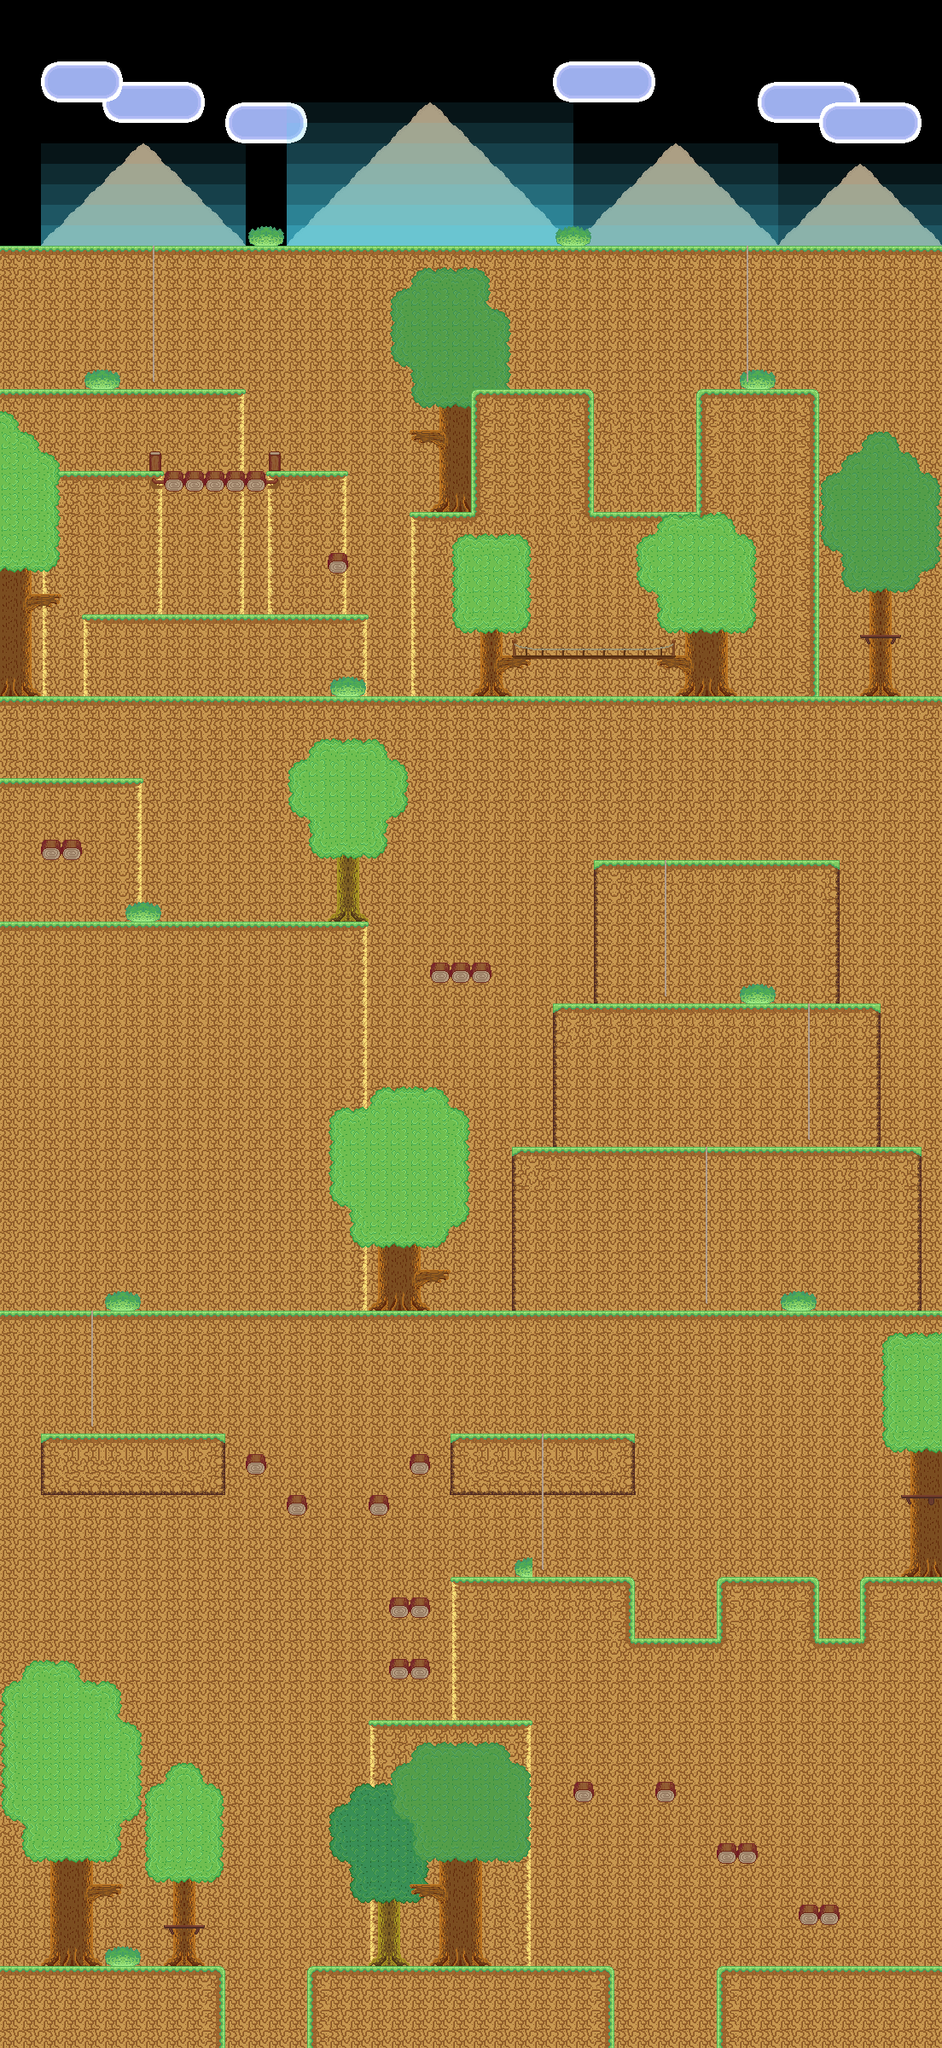

Rendered tile map (Tiled .tmx) drawn with the repository's tilesets; below, a short description and the map source with its tile grids summarised:
An orthogonal 46x100 tile map with 24x24 px tiles, 9 tile layers (clouds2, clouds, mountains, overlay, ...) and 65 objects (7x ladder, 5x liquid, door).

<map version="1.0" orientation="orthogonal" width="46" height="100" tilewidth="24" tileheight="24">
 <properties>
  <property name="blue" value="247" />
  <property name="green" value="216" />
  <property name="offset" value="86" />
  <property name="red" value="74" />
  <property name="respawn" value="multiplayer" />
 </properties>
 <tileset firstgid="1" name="village-forest" tilewidth="24" tileheight="24">
  <image source="../images/tilesets/village-forest.png" width="512" height="256" />
 </tileset>
 <layer name="clouds2" width="46" height="100">
  <data>[4600 cells, 20 non-empty, 2 distinct tile ids]</data>
 </layer>
 <layer name="clouds" width="46" height="100">
  <data>[4600 cells, 36 non-empty, 2 distinct tile ids]</data>
 </layer>
 <layer name="mountains" width="46" height="100">
  <properties>
   <property name="parallax" value="0.9" />
  </properties>
  <data>[4600 cells, 136 non-empty, 2 distinct tile ids]</data>
 </layer>
 <layer name="overlay" width="46" height="100">
  <properties>
   <property name="parallax" value="0.9" />
  </properties>
  <data>[4600 cells, 230 non-empty, 7 distinct tile ids]</data>
 </layer>
 <layer name="bg_floor2" width="46" height="100">
  <data>[4600 cells, 4 non-empty, 1 distinct tile ids]</data>
 </layer>
 <layer name="bg_floor" width="46" height="100">
  <data>[4600 cells, 4048 non-empty, 4 distinct tile ids]</data>
 </layer>
 <layer name="floor" width="46" height="100">
  <data>[4600 cells, 1084 non-empty, 16 distinct tile ids]</data>
 </layer>
 <layer name="foreground" width="46" height="100">
  <data>[4600 cells, 259 non-empty, 16 distinct tile ids]</data>
 </layer>
 <layer name="leaves" width="46" height="100">
  <data>[4600 cells, 390 non-empty, 15 distinct tile ids]</data>
 </layer>
 <objectgroup name="nodes" width="46" height="100">
  <object type="liquid" x="264" y="2328" width="96" height="72">
   <properties>
    <property name="drag" value="true" />
    <property name="drown" value="true" />
    <property name="mask" value="true" />
    <property name="opacity" value="0.9" />
    <property name="speed" value="0.15" />
    <property name="sprite" value="images/water.png" />
   </properties>
  </object>
  <object type="liquid" x="720" y="2328" width="120" height="72">
   <properties>
    <property name="drag" value="true" />
    <property name="drown" value="true" />
    <property name="mask" value="true" />
    <property name="opacity" value="0.9" />
    <property name="speed" value="0.15" />
    <property name="sprite" value="images/water.png" />
   </properties>
  </object>
  <object type="liquid" x="696" y="480" width="120" height="120">
   <properties>
    <property name="drag" value="true" />
    <property name="drown" value="true" />
    <property name="mask" value="true" />
    <property name="opacity" value="0.9" />
    <property name="speed" value="0.15" />
    <property name="sprite" value="images/water.png" />
   </properties>
  </object>
  <object type="liquid" x="744" y="1872" width="96" height="48">
   <properties>
    <property name="drag" value="true" />
    <property name="drown" value="true" />
    <property name="mask" value="true" />
    <property name="opacity" value="0.9" />
    <property name="speed" value="0.15" />
    <property name="sprite" value="images/water.png" />
   </properties>
  </object>
  <object type="liquid" x="960" y="1872" width="48" height="48">
   <properties>
    <property name="drag" value="true" />
    <property name="drown" value="true" />
    <property name="mask" value="true" />
    <property name="opacity" value="0.9" />
    <property name="speed" value="0.15" />
    <property name="sprite" value="images/water.png" />
   </properties>
  </object>
  <object type="ladder" x="864" y="288" width="24" height="168" />
  <object type="ladder" x="168" y="288" width="24" height="168" />
  <object type="ladder" x="768" y="1008" width="24" height="168" />
  <object type="ladder" x="936" y="1176" width="24" height="168" />
  <object type="ladder" x="816" y="1344" width="24" height="192" />
  <object type="ladder" x="96" y="1536" width="24" height="144" />
  <object type="ladder" x="624" y="1680" width="24" height="168" />
  <object name="main" type="door" x="24" y="2232" width="48" height="72" />
 </objectgroup>
 <objectgroup name="wall" width="46" height="100" opacity="0.9">
  <object x="552" y="456" width="144" height="144" />
  <object x="816" y="456" width="144" height="144" />
  <object x="0" y="1080" width="432" height="24" />
  <object x="733" y="1847" width="10" height="84" />
  <object x="744" y="1921" width="107" height="11" />
  <object x="840" y="1849" width="9" height="71" />
  <object x="951" y="1847" width="7" height="87" />
  <object x="960" y="1921" width="55" height="14" />
  <object x="1009" y="1848" width="10" height="74" />
  <object x="360" y="2304" width="360" height="96" />
  <object x="840" y="2304" width="264" height="96" />
  <object x="0" y="2304" width="264" height="96" />
  <object x="696" y="600" width="120" height="24" />
 </objectgroup>
 <objectgroup name="platform" width="46" height="100">
  <object x="0" y="288" width="1104" height="24" />
  <object x="480" y="600" width="72" height="24" />
  <object x="72" y="552" width="336" height="24" />
  <object x="0" y="456" width="288" height="24" />
  <object x="96" y="720" width="336" height="24" />
  <object x="0" y="912" width="168" height="24" />
  <object x="0" y="816" width="1104" height="24" />
  <object x="696" y="1008" width="288" height="24" />
  <object x="648" y="1176" width="384" height="24" />
  <object x="600" y="1344" width="480" height="24" />
  <object x="0" y="1536" width="1104" height="24" />
  <object x="48" y="1680" width="216" height="24" />
  <object x="528" y="1680" width="216" height="24" />
  <object x="1056" y="1752" width="48" height="24" />
  <object x="1008" y="1848" width="96" height="24" />
  <object x="840" y="1848" width="120" height="24" />
  <object x="528" y="1848" width="216" height="24" />
  <object x="456" y="1872" width="48" height="24" />
  <object x="456" y="1944" width="48" height="24" />
  <object x="432" y="2016" width="192" height="24" />
  <object x="192" y="2256" width="48" height="24" />
  <object x="672" y="2088" width="24" height="24" />
  <object x="768" y="2088" width="24" height="24" />
  <object x="840" y="2160" width="48" height="24" />
  <object x="492" y="1488" width="35" height="23" />
  <object x="588" y="769" width="216" height="20" />
  <object x="35" y="697" width="36" height="21" />
  <object x="480" y="505" width="35" height="23" />
  <object x="480" y="2209" width="36" height="22" />
  <object x="108" y="2209" width="35" height="23" />
  <object x="1008" y="744" width="48" height="24" />
  <object x="48" y="984" width="48" height="24" />
  <object x="504" y="1128" width="72" height="24" />
  <object x="936" y="2232" width="48" height="24" />
  <object x="480" y="1704" width="24" height="24" />
  <object x="432" y="1752" width="24" height="24" />
  <object x="336" y="1752" width="24" height="24" />
  <object x="288" y="1704" width="24" height="24" />
  <object x="384" y="648" width="24" height="24" />
 </objectgroup>
</map>
